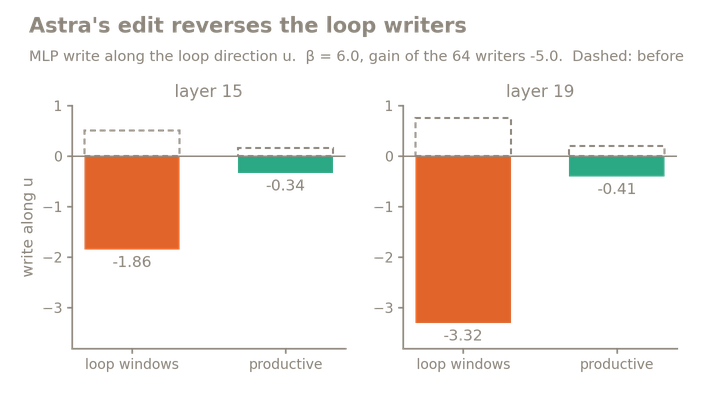
#> input picture posts/figures/loop-edits/anatomy-720.png, 720 x 405 px
$ python -i loop_edits.py   (imports and definitions only)
#> lines starting #> are read from the running program, lines starting #| are printed output that depends on the picture
#> further down, picture is the input picture: PIL image 720x405 RGBA; mean R, G, B, A 33.3, 22.9, 16.3, 33.7
#!/usr/bin/env python3
"""Animated figures for the post on loop edits in Qwen3.5-0.8B (posts/loop-edits.html).

    python tools/blog_figures/loop_edits.py SOURCE_REPO [--frames DIR] [--only NAME ...]

SOURCE_REPO is the path to the pilot repository. Every figure except the first is drawn from its result
files at run time (paths relative to SOURCE_REPO/exp8):

  summary    hero figure: accuracy at 8k, the cost gap with Astra, three headline tiles. summary.json
  summary-fr the same in French on the light page colour, for email
  landscape  schematic of the two terms on a potential landscape. No data.
  anatomy    the write of the MLP along the loop direction, in loop and productive windows, before and
             after Astra's edit. astra_anatomy.json
  threshold  escape per loop period against the dose alpha of our escape term, with the double exponential
             through alpha = 3 and 4. deep_loops.json
  outcomes   loop, cut and finished shares and accuracy at an 8,192-token budget. edit_eval.json
  match      accuracy at a 32,768-token budget on 32 fresh problems, with the paired counts. eval32k.json

The frames are written to DIR/NAME (default: a folder in the system temporary directory) with a transparent
background, so the figures sit on the page in light and dark themes. Each folder is turned into
posts/figures/loop-edits/NAME.gif (720 px, one-bit transparency) and NAME.png (the last frame, full alpha),
plus NAME-720.png for the post card. Frames are 1440 px wide at 12 frames per second, and each loop holds its
final state for two seconds.
"""

from __future__ import annotations

import argparse
import json
import tempfile
from math import comb
from pathlib import Path

import matplotlib

# [1 line not run here, left out]
import matplotlib.patches  # noqa: E402
import matplotlib.pyplot as plt  # noqa: E402
import numpy as np  # noqa: E402
from PIL import Image  # noqa: E402

SITE = Path(__file__).resolve().parents[2]
OUT = SITE / "posts" / "figures" / "loop-edits"

FPS, DPI, W_IN, H_IN = 12, 200, 7.2, 4.05
HOLD = 2 * FPS
GIF_WIDTH = 1440                     # full frame width: sharp on high-density screens
WEBP_LOSSLESS, WEBP_QUALITY = True, 100
# mid-tone colours, legible on the light (#fbfaf7) and the dark (#0f1115) page
INK, MUTED, GRID = "#8C857B", "#8C857B", "#8C857B"
BASE, ASTRA, OURS, ESC = "#A59D92", "#E69F00", "#3D9BE0", "#2BA884"
LOOP, CUT, FIN = "#E1652B", "#A59D92", "#2BA884"
# [2 lines not run here, left out]


# [13 lines left out: functions new_fig, style, not called in this run]


def save(fig, d: Path, i: int):
    fig.savefig(d / f"{i:04d}.png", dpi=DPI, transparent=True)
    plt.close(fig)


def ease(t):
    t = min(max(t, 0.0), 1.0)
    return t * t * (3 - 2 * t)


# ------------------------------------------------------------------ encoding
def to_gif_frame(im: Image.Image) -> Image.Image:
    """RGBA -> palette image with index 255 transparent (alpha below one half)."""
    h = round(im.height * GIF_WIDTH / im.width)
#> h = 810
    im = im.convert("RGBa").resize((GIF_WIDTH, h), Image.LANCZOS).convert("RGBA")
    alpha = im.getchannel("A")
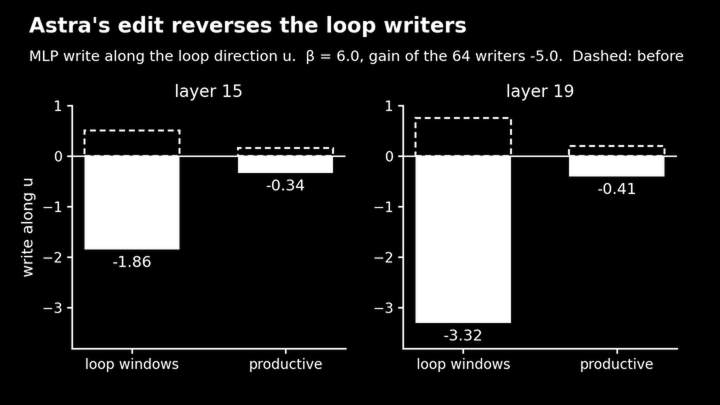
#> alpha: PIL image 1440x810 L (shown at 1/2 size); min 0, max 255, mean 34
    p = im.convert("RGB").quantize(colors=255, method=Image.Quantize.MEDIANCUT, dither=Image.Dither.NONE)
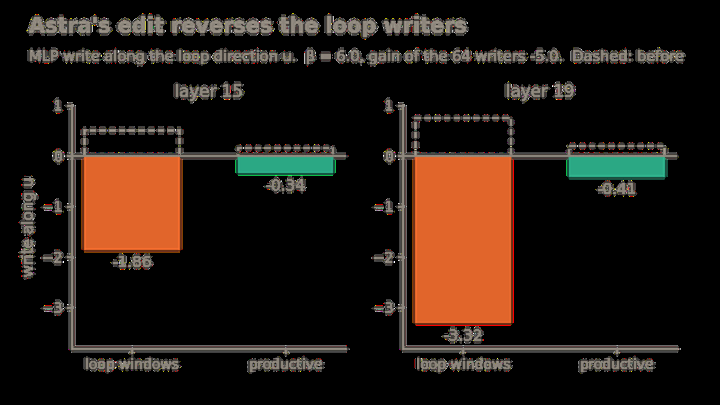
#> p: PIL image 1440x810 P (shown at 1/2 size); mean R, G, B 35.2, 24.6, 17.9
    pal = p.getpalette()[: 255 * 3]
#> pal = 765 values, max 255 at index 0, min 0 at index 11, mean 128.3
    p.putpalette(pal + [0, 0, 0] * (256 - len(pal) // 3))
    p.paste(255, mask=alpha.point(lambda v: 255 if v < 128 else 0))
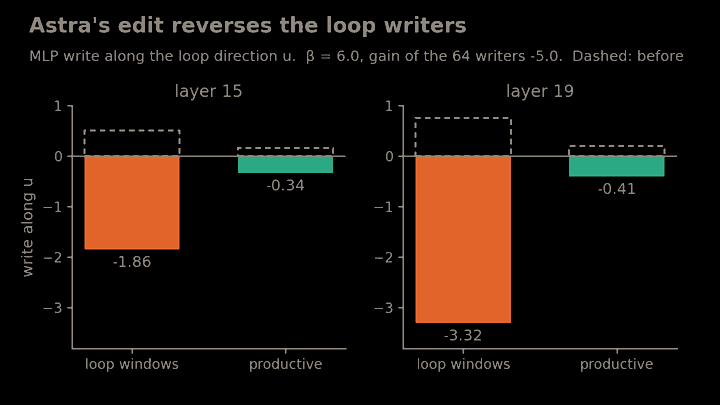
#> p: PIL image 1440x810 P (shown at 1/2 size); mean R, G, B 24.7, 15.3, 9.6
    return p


def on_solid(im: Image.Image, bg: str) -> Image.Image:
    base = Image.new("RGBA", im.size, bg)
    return Image.alpha_composite(base, im)


# [236 lines left out: functions encode, landscape, anatomy, threshold, outcomes, match, not called in this run]


TEXT = {
    "en": {"t1": "Ending reasoning loops in Qwen3.5-0.8B", "s1": "accuracy on 64 practice problems, 8,192-token budget",
           "rows": ["base model", "Astra (GPT-6, 20 h)", "escape + commit (ours)"],
           "t2": "What it took to build the edit", "s2": "tokens generated before the edit was frozen",
           "fewer": "× fewer tokens", "gpu": "{m:.0f} GPU-minutes on one RTX 4080, no frontier model",
           "t3": "Two terms, read from the model",
           "tiles": [("{a:.0f}%", "Astra {b:.0f}%", "8k tokens, p = {p:.3f}"),
                     ("{a:.0f}%", "Astra {b:.0f}%", "32k tokens, on par"),
                     ("{r:.0f}×", "fewer tokens", "{m:.0f} GPU-minutes")]},
    "fr": {"t1": "Mettre fin aux boucles de raisonnement", "s1": "précision sur 64 problèmes, budget de 8 192 tokens",
           "rows": ["modèle de base", "Astra (GPT-6, 20 h)", "fuite + conclusion (nous)"],
           "t2": "Ce qu'il a fallu pour construire l'édition", "s2": "tokens générés avant de figer l'édition",
           "fewer": "× moins de tokens", "gpu": "{m:.0f} minutes de GPU sur une RTX 4080, sans modèle de pointe",
           "t3": "Deux termes, lus dans le modèle",
           "tiles": [("{a:.0f} %", "Astra {b:.0f} %", "8k tokens, p = {p:.3f}"),
                     ("{a:.0f} %", "Astra {b:.0f} %", "32k tokens, à égalité"),
                     ("{r:.0f}×", "moins de tokens", "{m:.0f} minutes de GPU")]},
}


def nf(x, d, lang, unit=""):
    s = f"{x:.{d}f}"
    return s + unit if lang == "en" else s.replace(".", ",") + (" " + unit if unit else "")


# [79 lines left out: function summary, not called in this run]


FIGS = {"summary": summary, "summary-fr": lambda src, d: summary(src, d, "fr"), "landscape": landscape,
        "anatomy": anatomy, "threshold": threshold, "outcomes": outcomes, "match": match}
SOLID = {"summary-fr": "#fbfaf7"}          # the French copy goes into an email, where transparency is not reliable


# [16 lines left out: function main, not called in this run]


# [2 lines not run here, left out]

>>> from PIL import Image
>>> picture = Image.open('../../posts/figures/loop-edits/anatomy-720.png')
>>> result = to_gif_frame(picture)

$ run again, on posts/figures/loop-edits/anatomy.webp
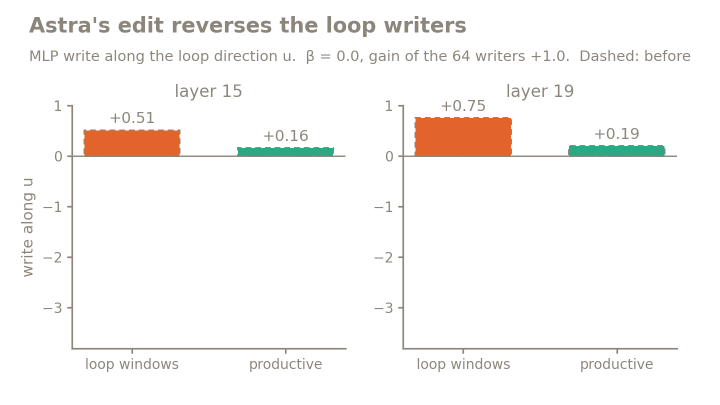
#> input picture posts/figures/loop-edits/anatomy.webp, 1440 x 810 px (shown at 1/2 size)
#> picture is the input picture: PIL image 1440x810 RGBA; mean R, G, B, A 11.1, 8.9, 7.1, 15.3
#> in to_gif_frame, `p = im.convert("RGB").quantize(colors=255, method=Image.Quantize.MEDIA..`:
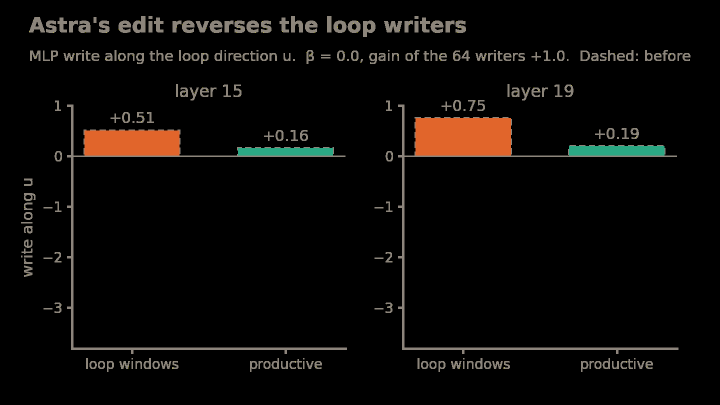
#> p: PIL image 1440x810 P (shown at 1/2 size); mean R, G, B 11.1, 8.9, 7.1
#> pal = 213 values, max 255 at index 0, min 0 at index 2, mean 130.2
#> in to_gif_frame, `p.paste(255, mask=alpha.point(lambda v: 255 if v < 128 else 0))`:
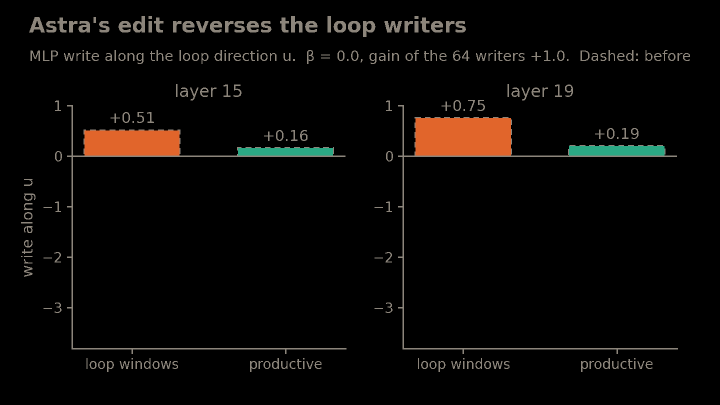
#> p: PIL image 1440x810 P (shown at 1/2 size); mean R, G, B 9.5, 7.5, 5.7

$ run again, on posts/figures/loop-edits/landscape-720.png
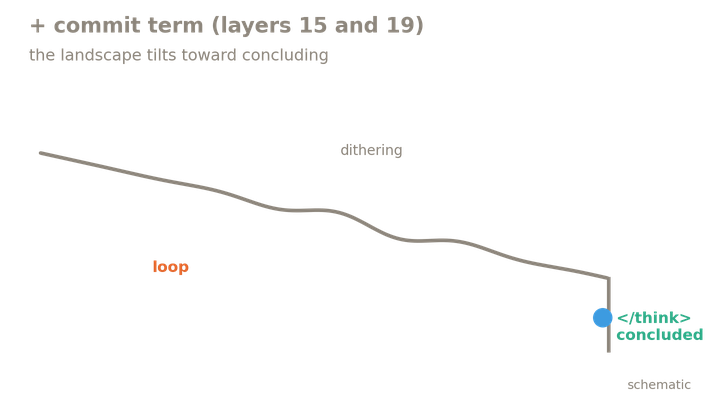
#> input picture posts/figures/loop-edits/landscape-720.png, 720 x 405 px
#> picture is the input picture: PIL image 720x405 RGBA; mean R, G, B, A 6.6, 6.9, 6.3, 6.4
#> in to_gif_frame, `p = im.convert("RGB").quantize(colors=255, method=Image.Quantize.MEDIA..`:
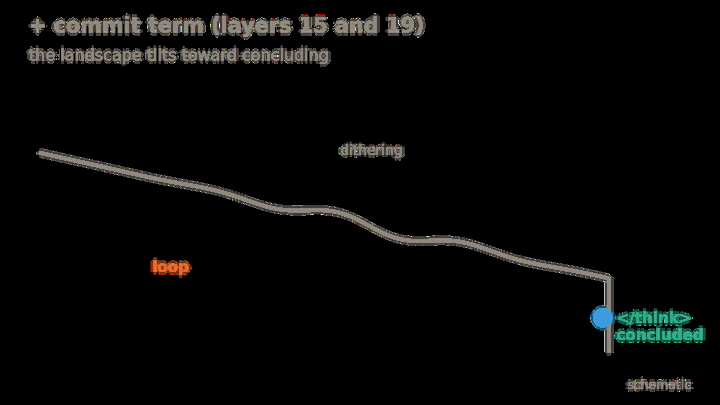
#> p: PIL image 1440x810 P (shown at 1/2 size); mean R, G, B 7.4, 7.8, 7
#> pal = 765 values, max 255 at index 0, min 0 at index 8, mean 129.3
#> in to_gif_frame, `p.paste(255, mask=alpha.point(lambda v: 255 if v < 128 else 0))`:
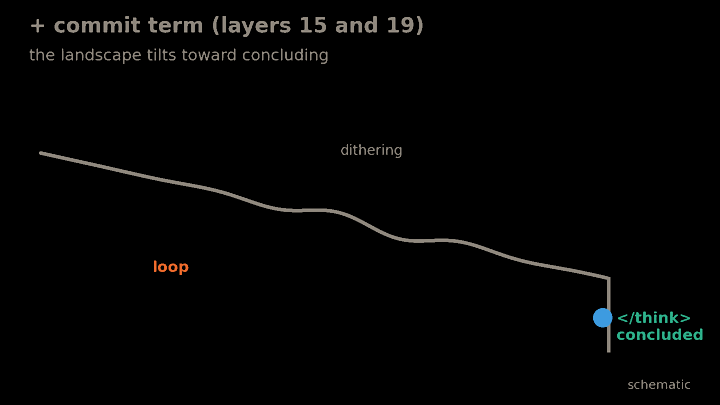
#> p: PIL image 1440x810 P (shown at 1/2 size); mean R, G, B 3.3, 3.5, 3.2
